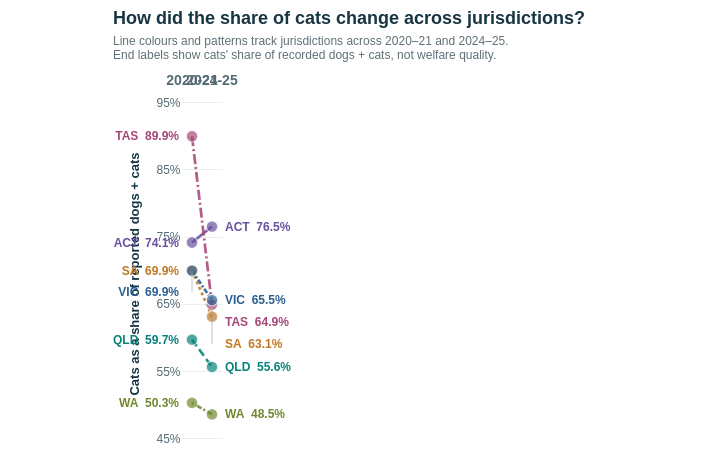

Source (Vega-Lite JSON):
### Vega-Lite specification from a JSON file in a GitHub repository (floating-point values rounded to 4 significant figures)
{"$schema": "https://vega.github.io/schema/vega-lite/v5.json", "description": "Slopegraph comparing cats percentage of reported RSPCA dog and cat caseload in two financial years across six selected jurisdictions.", "background": "#ffffff", "width": "container", "height": 455, "autosize": {"type": "fit-x", "contains": "padding", "resize": true}, "padding": {"left": 112, "right": 130, "top": 10, "bottom": 10}, "title": {"text": "How did the share of cats change across jurisdictions?", "subtitle": ["Line colours and patterns track jurisdictions across 2020–21 and 2024–25.", "End labels show cats' share of recorded dogs + cats, not welfare quality."], "anchor": "start", "font": "Helvetica, Arial, sans-serif", "subtitleFont": "Helvetica, Arial, sans-serif", "fontSize": 18, "subtitleFontSize": 12, "subtitlePadding": 8, "offset": 12}, "data": {"values": [{"state": "ACT", "state_name": "Australian Capital Territory", "financial_year": "2020-21", "year_order": 0, "dogs_count": 617, "cats_count": 1766, "companion_total": 2383, "cat_share_pct": 74.11, "endpoint_label": "ACT  74.1%", "label_y": 74.11}, {"state": "ACT", "state_name": "Australian Capital Territory", "financial_year": "2024-25", "year_order": 1, "dogs_count": 595, "cats_count": 1935, "companion_total": 2530, "cat_share_pct": 76.48, "endpoint_label": "ACT  76.5%", "label_y": 76.48}, {"state": "QLD", "state_name": "Queensland", "financial_year": "2020-21", "year_order": 0, "dogs_count": 7424, "cats_count": 10983, "companion_total": 18407, "cat_share_pct": 59.67, "endpoint_label": "QLD  59.7%", "label_y": 59.67}, {"state": "QLD", "state_name": "Queensland", "financial_year": "2024-25", "year_order": 1, "dogs_count": 6401, "cats_count": 8019, "companion_total": 14420, "cat_share_pct": 55.61, "endpoint_label": "QLD  55.6%", "label_y": 55.61}, {"state": "SA", "state_name": "South Australia", "financial_year": "2020-21", "year_order": 0, "dogs_count": 2257, "cats_count": 5251, "companion_total": 7508, "cat_share_pct": 69.94, "endpoint_label": "SA  69.9%", "label_y": 69.94}, {"state": "SA", "state_name": "South Australia", "financial_year": "2024-25", "year_order": 1, "dogs_count": 1963, "cats_count": 3355, "companion_total": 5318, "cat_share_pct": 63.09, "endpoint_label": "SA  63.1%", "label_y": 59.03}, {"state": "TAS", "state_name": "Tasmania", "financial_year": "2020-21", "year_order": 0, "dogs_count": 109, "cats_count": 971, "companion_total": 1080, "cat_share_pct": 89.91, "endpoint_label": "TAS  89.9%", "label_y": 89.91}, {"state": "TAS", "state_name": "Tasmania", "financial_year": "2024-25", "year_order": 1, "dogs_count": 379, "cats_count": 700, "companion_total": 1079, "cat_share_pct": 64.87, "endpoint_label": "TAS  64.9%", "label_y": 62.28}, {"state": "VIC", "state_name": "Victoria", "financial_year": "2020-21", "year_order": 0, "dogs_count": 3909, "cats_count": 9091, "companion_total": 13000, "cat_share_pct": 69.93, "endpoint_label": "VIC  69.9%", "label_y": 66.69}, {"state": "VIC", "state_name": "Victoria", "financial_year": "2024-25", "year_order": 1, "dogs_count": 2015, "cats_count": 3830, "companion_total": 5845, "cat_share_pct": 65.53, "endpoint_label": "VIC  65.5%", "label_y": 65.53}, {"state": "WA", "state_name": "Western Australia", "financial_year": "2020-21", "year_order": 0, "dogs_count": 718, "cats_count": 726, "companion_total": 1444, "cat_share_pct": 50.28, "endpoint_label": "WA  50.3%", "label_y": 50.28}, {"state": "WA", "state_name": "Western Australia", "financial_year": "2024-25", "year_order": 1, "dogs_count": 975, "cats_count": 920, "companion_total": 1895, "cat_share_pct": 48.55, "endpoint_label": "WA  48.5%", "label_y": 48.55}]}, "encoding": {"x": {"field": "financial_year", "type": "ordinal", "sort": ["2020-21", "2024-25"], "title": null, "axis": {"orient": "top", "labelAngle": 0, "labelFontSize": 14, "labelFontWeight": "bold", "labelPadding": 15, "domain": false, "ticks": false}}, "color": {"field": "state", "type": "nominal", "scale": {"domain": ["ACT", "QLD", "SA", "TAS", "VIC", "WA"], "range": ["#6950A1", "#07827A", "#C07822", "#A84677", "#2B5F91", "#71882E"]}, "legend": null}, "detail": {"field": "state", "type": "nominal"}}, "layer": [{"mark": {"type": "line", "strokeWidth": 2.7, "opacity": 0.88}, "encoding": {"y": {"field": "cat_share_pct", "type": "quantitative", "title": "Cats as a share of reported dogs + cats", "scale": {"domain": [44, 95], "zero": false, "nice": false}, "axis": {"format": ".0f", "values": [45, 55, 65, 75, 85, 95], "labelExpr": "datum.value + '%'", "labelFontSize": 12, "titleFontSize": 13, "grid": true, "gridColor": "#e8eff0", "domain": false, "tickSize": 0, "titlePadding": 14}}, "order": {"field": "year_order", "type": "quantitative"}, "strokeDash": {"field": "state", "type": "nominal", "scale": {"domain": ["ACT", "QLD", "SA", "TAS", "VIC", "WA"], "range": [[1, 0], [8, 4], [3, 3], [10, 3, 2, 3], [5, 2, 2, 2], [2, 2, 7, 2]]}, "legend": null}}}, {"mark": {"type": "point", "filled": true, "size": 130, "stroke": "#ffffff", "strokeWidth": 1.1}, "encoding": {"y": {"field": "cat_share_pct", "type": "quantitative", "title": "Cats as a share of reported dogs + cats", "scale": {"domain": [44, 95], "zero": false, "nice": false}, "axis": {"format": ".0f", "values": [45, 55, 65, 75, 85, 95], "labelExpr": "datum.value + '%'", "labelFontSize": 12, "titleFontSize": 13, "grid": true, "gridColor": "#e8eff0", "domain": false, "tickSize": 0, "titlePadding": 14}}, "tooltip": [{"field": "state_name", "type": "nominal", "title": "Jurisdiction"}, {"field": "financial_year", "type": "nominal", "title": "Financial year"}, {"field": "dogs_count", "type": "quantitative", "title": "Dogs recorded", "format": ","}, {"field": "cats_count", "type": "quantitative", "title": "Cats recorded", "format": ","}, {"field": "companion_total", "type": "quantitative", "title": "Dogs + cats recorded", "format": ","}, {"field": "cat_share_pct", "type": "quantitative", "title": "Cats share (%)", "format": ".1f"}]}}, {"transform": [{"filter": "abs(datum.label_y - datum.cat_share_pct) > 0.12"}], "mark": {"type": "rule", "strokeWidth": 1, "opacity": 0.65}, "encoding": {"y": {"field": "cat_share_pct", "type": "quantitative"}, "y2": {"field": "label_y"}, "color": {"value": "#9aabad"}}}, {"transform": [{"filter": "datum.financial_year == '2020-21'"}], "mark": {"type": "text", "align": "right", "baseline": "middle", "dx": -13, "font": "Helvetica, Arial, sans-serif", "fontSize": 12, "fontWeight": "bold"}, "encoding": {"y": {"field": "label_y", "type": "quantitative"}, "text": {"field": "endpoint_label", "type": "nominal"}}}, {"transform": [{"filter": "datum.financial_year == '2024-25'"}], "mark": {"type": "text", "align": "left", "baseline": "middle", "dx": 13, "font": "Helvetica, Arial, sans-serif", "fontSize": 12, "fontWeight": "bold"}, "encoding": {"y": {"field": "label_y", "type": "quantitative"}, "text": {"field": "endpoint_label", "type": "nominal"}}}], "config": {"font": "Helvetica, Arial, sans-serif", "view": {"stroke": null}, "axis": {"labelFont": "Helvetica, Arial, sans-serif", "titleFont": "Helvetica, Arial, sans-serif", "labelColor": "#536b73", "titleColor": "#173642"}, "title": {"color": "#173642", "subtitleColor": "#607077", "font": "Helvetica, Arial, sans-serif", "subtitleFont": "Helvetica, Arial, sans-serif"}, "legend": {"labelFont": "Helvetica, Arial, sans-serif", "titleFont": "Helvetica, Arial, sans-serif"}}}
